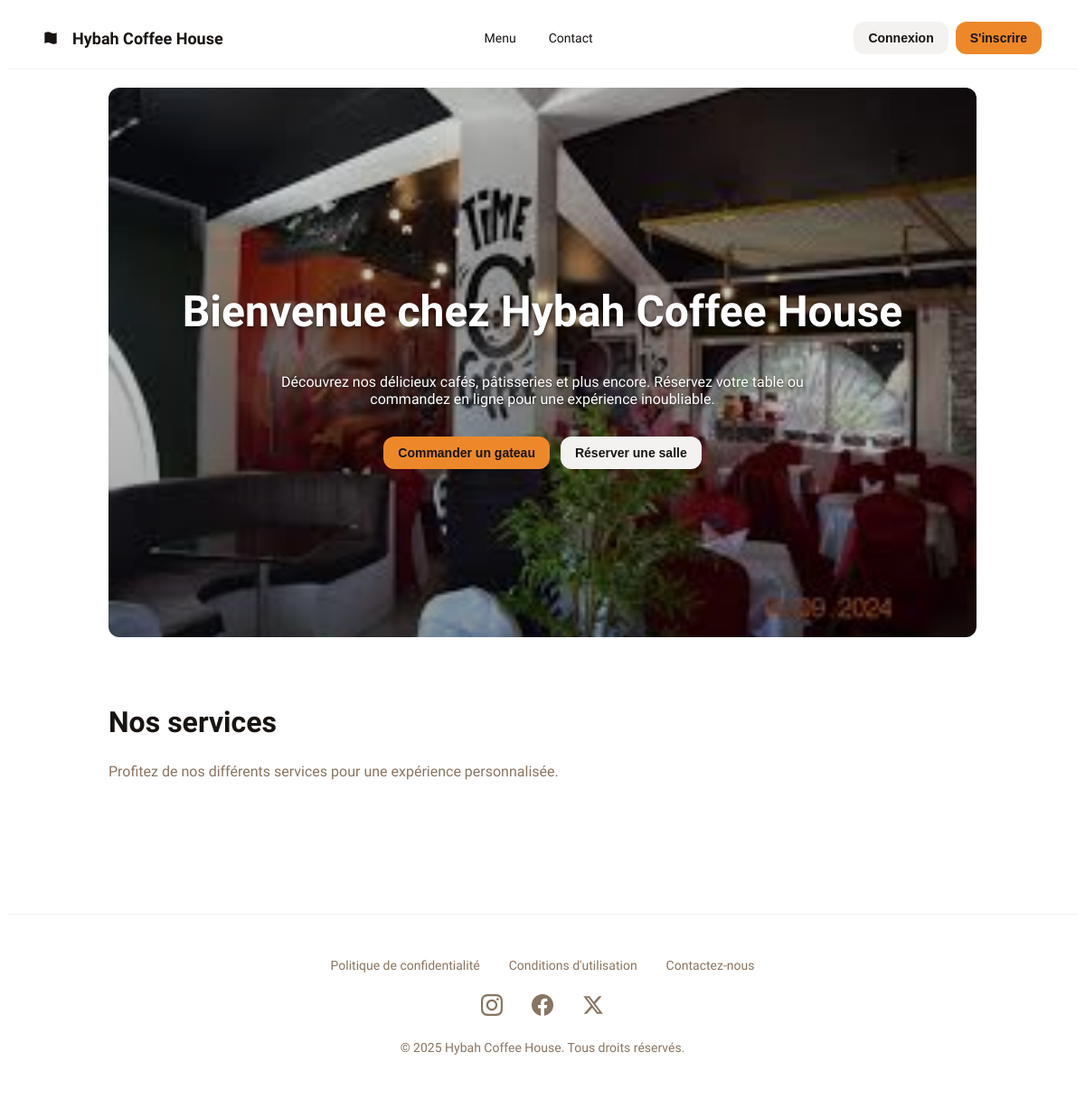
The app's page /, older data.
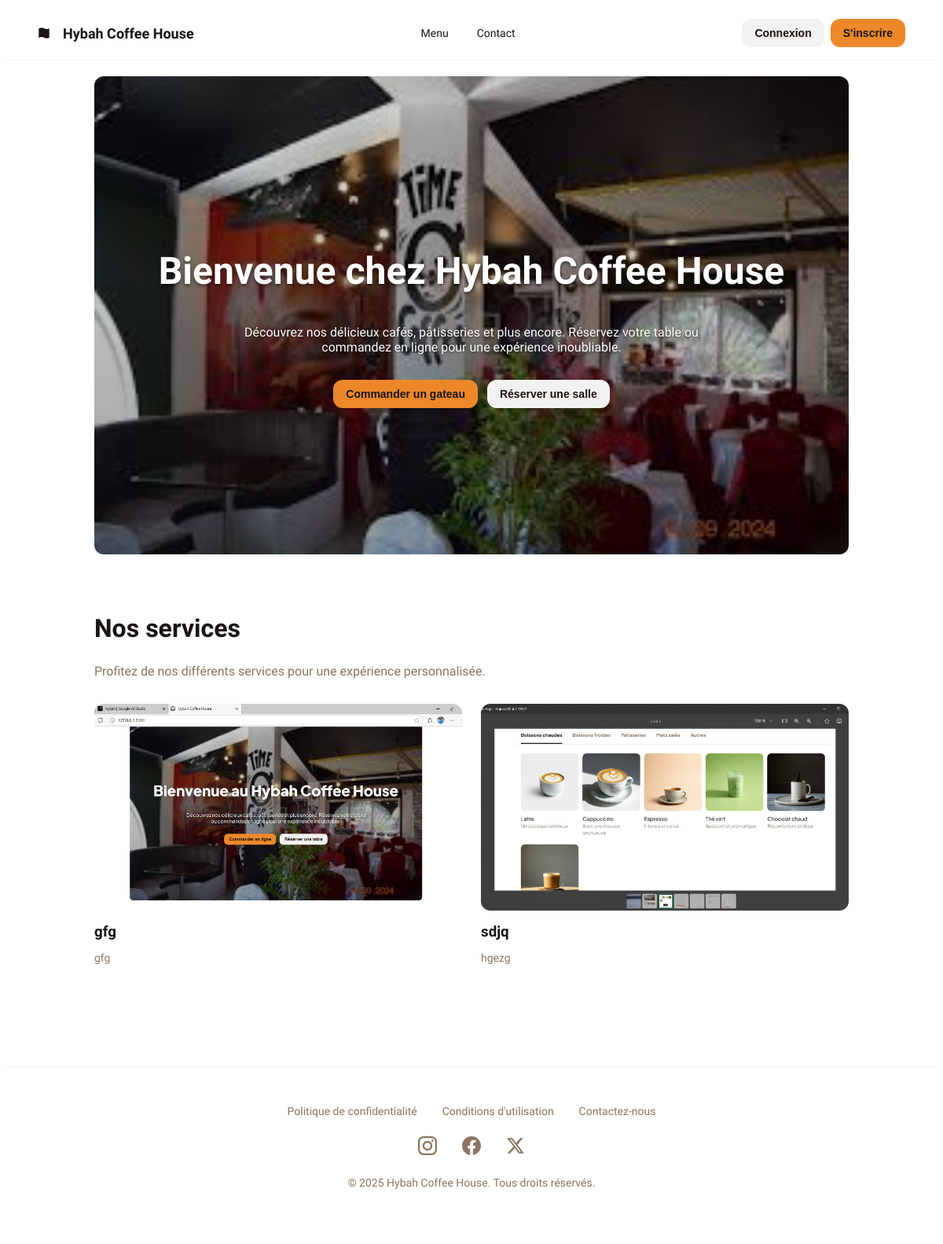
The same page, newer data.
### core/models.py (models this page shows, shortened)
class Service(models.Model):
    titre = models.CharField(max_length=100)
    description = models.TextField()
    image = models.ImageField(upload_to='photos_services/')
    ordre = models.IntegerField(default=0, help_text="Permet de trier les services (le plus petit en premier)")
    class Meta:
        ordering = ['ordre'] # Trie les services par le champ 'ordre'

### comptes/views.py (the view)
# urls.py: path('', comptes_views.page_accueil, name='accueil'),
def page_accueil(request):
    services = Service.objects.all()
    context = {
        'services': services
    }
    return render(request, 'accueil.html', context)

### templates/accueil.html
{% extends 'base.html' %}
{% load static %}
{% block content %}
<div class="hero" style="background-image: linear-gradient(rgba(0, 0, 0, 0.1), rgba(0, 0, 0, 0.4)), url('{% static 'comptes/images/accueil_bg.jpg' %}');">
    <h1>Bienvenue chez Hybah Coffee House</h1>
    <p>Découvrez nos délicieux cafés, pâtisseries et plus encore. Réservez votre table ou commandez en ligne pour une expérience inoubliable.</p>
<div class="hero-actions">
    {% if user.is_authenticated %}
        <a href="{% url 'liste_gateaux' %}">
            <button class="btn btn-primary">Commander un Gâteau</button>
        </a>
        <a href="{% url 'liste_salles' %}">
            <button class="btn btn-secondary">Réserver une Salle</button>
        </a>
    {% else %}
        <a href="{% url 'connexion' %}">
            <button class="btn btn-primary">Commander un gateau</button>
        </a>
        <a href="{% url 'connexion' %}">
            <button class="btn btn-secondary">Réserver une salle</button>
        </a>
    {% endif %}
</div>
</div>
<section class="services-section">
    <h2>Nos services</h2>
    <p>Profitez de nos différents services pour une expérience personnalisée.</p>
    <div class="services-grid">
        {% for service in services %}
        <div class="service-card">
            {% if service.image %}
                <img src="{{ service.image.url }}" alt="{{ service.titre }}">
            {% endif %}
            <h3>{{ service.titre }}</h3>
            <p>{{ service.description }}</p>
        </div>
        {% endfor %}
    </div>
</section>
{% endblock %}

Row changes from the older to the newer data that the page shows:
added Service: image (picture), titre "gfg", description "gfg"
added Service: image (picture), titre "sdjq", description "hgezg"
